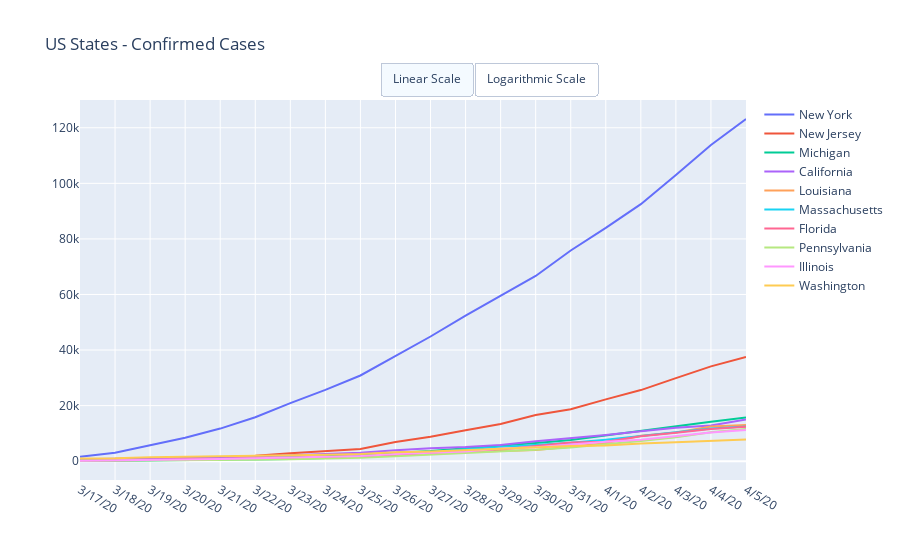

Write notebook code for a chart like this one.
### Markdown cell above
# US State by State Data

### Code cell
dfUSConfirmedTop = dfConfirmedUSStates.sort_values(dfConfirmedUSStates.columns[-1], ascending=False).head(10)

data = [{
    'x': row[1].index[-DEFAULT_DAYS:],
    'y': row[1].values[-DEFAULT_DAYS:],
    'name': row[0]
}  for row in dfUSConfirmedTop.iterrows()]

layout = dict(title = 'US States - Confirmed Cases', updatemenus=LogLinearScale)
py.iplot(dict(data=data, layout=layout))
dfUSConfirmedTop = dfUSConfirmedTop[dfUSConfirmedTop.columns[-DEFAULT_DAYS:]]
dfUSConfirmedTop['percent_of_total'] = dfConfirmedUSStates[dfConfirmedUSStates.columns[-1]]/sum(dfConfirmedUSStates[dfConfirmedUSStates.columns[-1]])

colFormats = dict.fromkeys(list(a for a in dfUSConfirmedTop.columns[1:]), IntegerFormatter)
colFormats['percent_of_total'] = PercentFormatter
dfUSConfirmedTop.style.format(colFormats)

### Figure 1 — Plotly figure (JSON) as saved in the notebook; plotly's stock layout.template omitted (floating-point values rounded to 4 significant figures)
{"data": [{"name": "New York", "type": "scatter", "x": ["3/17/20", "3/18/20", "3/19/20", "3/20/20", "3/21/20", "3/22/20", "3/23/20", "3/24/20", "3/25/20", "3/26/20", "3/27/20", "3/28/20", "3/29/20", "3/30/20", "3/31/20", "4/1/20", "4/2/20", "4/3/20", "4/4/20", "4/5/20"], "y": [1578, 3038, 5704, 8403, 11727, 15800, 20884, 25681, 30841, 37877, 44876, 52410, 59648, 66663, 75833, 83948, 92506, 102987, 113833, 123160]}, {"name": "New Jersey", "type": "scatter", "x": ["3/17/20", "3/18/20", "3/19/20", "3/20/20", "3/21/20", "3/22/20", "3/23/20", "3/24/20", "3/25/20", "3/26/20", "3/27/20", "3/28/20", "3/29/20", "3/30/20", "3/31/20", "4/1/20", "4/2/20", "4/3/20", "4/4/20", "4/5/20"], "y": [250, 397, 741, 890, 1327, 1914, 2844, 3675, 4402, 6876, 8825, 11124, 13386, 16636, 18696, 22255, 25590, 29895, 34124, 37505]}, {"name": "Michigan", "type": "scatter", "x": ["3/17/20", "3/18/20", "3/19/20", "3/20/20", "3/21/20", "3/22/20", "3/23/20", "3/24/20", "3/25/20", "3/26/20", "3/27/20", "3/28/20", "3/29/20", "3/30/20", "3/31/20", "4/1/20", "4/2/20", "4/3/20", "4/4/20", "4/5/20"], "y": [63, 119, 259, 402, 540, 1035, 1329, 1793, 2296, 2845, 3634, 4650, 5488, 6498, 7615, 9315, 10791, 12744, 14225, 15718]}, {"name": "California", "type": "scatter", "x": ["3/17/20", "3/18/20", "3/19/20", "3/20/20", "3/21/20", "3/22/20", "3/23/20", "3/24/20", "3/25/20", "3/26/20", "3/27/20", "3/28/20", "3/29/20", "3/30/20", "3/31/20", "4/1/20", "4/2/20", "4/3/20", "4/4/20", "4/5/20"], "y": [700, 828, 1005, 1243, 1405, 1646, 2108, 2538, 2998, 3899, 4657, 5095, 5852, 7138, 8210, 9399, 10773, 12004, 12837, 15034]}, {"name": "Louisiana", "type": "scatter", "x": ["3/17/20", "3/18/20", "3/19/20", "3/20/20", "3/21/20", "3/22/20", "3/23/20", "3/24/20", "3/25/20", "3/26/20", "3/27/20", "3/28/20", "3/29/20", "3/30/20", "3/31/20", "4/1/20", "4/2/20", "4/3/20", "4/4/20", "4/5/20"], "y": [196, 257, 392, 537, 763, 837, 1172, 1388, 1795, 2304, 2744, 3315, 3540, 4025, 5237, 6424, 9159, 10297, 12496, 13010]}, {"name": "Massachusetts", "type": "scatter", "x": ["3/17/20", "3/18/20", "3/19/20", "3/20/20", "3/21/20", "3/22/20", "3/23/20", "3/24/20", "3/25/20", "3/26/20", "3/27/20", "3/28/20", "3/29/20", "3/30/20", "3/31/20", "4/1/20", "4/2/20", "4/3/20", "4/4/20", "4/5/20"], "y": [217, 252, 328, 413, 523, 640, 777, 1159, 1838, 2417, 3240, 4257, 4955, 5752, 6620, 7738, 8966, 10402, 11736, 12500]}, {"name": "Florida", "type": "scatter", "x": ["3/17/20", "3/18/20", "3/19/20", "3/20/20", "3/21/20", "3/22/20", "3/23/20", "3/24/20", "3/25/20", "3/26/20", "3/27/20", "3/28/20", "3/29/20", "3/30/20", "3/31/20", "4/1/20", "4/2/20", "4/3/20", "4/4/20", "4/5/20"], "y": [190, 306, 331, 440, 763, 1004, 1227, 1412, 1682, 2357, 2900, 3763, 4246, 5473, 6741, 6956, 9008, 10268, 11545, 12350]}, {"name": "Pennsylvania", "type": "scatter", "x": ["3/17/20", "3/18/20", "3/19/20", "3/20/20", "3/21/20", "3/22/20", "3/23/20", "3/24/20", "3/25/20", "3/26/20", "3/27/20", "3/28/20", "3/29/20", "3/30/20", "3/31/20", "4/1/20", "4/2/20", "4/3/20", "4/4/20", "4/5/20"], "y": [112, 155, 206, 311, 399, 509, 698, 946, 1260, 1795, 2345, 2845, 3432, 4155, 4963, 6009, 7268, 8570, 10444, 11589]}, {"name": "Illinois", "type": "scatter", "x": ["3/17/20", "3/18/20", "3/19/20", "3/20/20", "3/21/20", "3/22/20", "3/23/20", "3/24/20", "3/25/20", "3/26/20", "3/27/20", "3/28/20", "3/29/20", "3/30/20", "3/31/20", "4/1/20", "4/2/20", "4/3/20", "4/4/20", "4/5/20"], "y": [161, 272, 422, 585, 753, 1049, 1285, 1537, 1865, 2538, 3024, 3491, 4596, 5056, 5994, 6980, 7695, 8904, 10357, 11259]}, {"name": "Washington", "type": "scatter", "x": ["3/17/20", "3/18/20", "3/19/20", "3/20/20", "3/21/20", "3/22/20", "3/23/20", "3/24/20", "3/25/20", "3/26/20", "3/27/20", "3/28/20", "3/29/20", "3/30/20", "3/31/20", "4/1/20", "4/2/20", "4/3/20", "4/4/20", "4/5/20"], "y": [955, 1022, 1374, 1524, 1793, 1997, 2221, 2328, 2591, 3207, 3477, 4030, 4465, 4923, 5432, 5608, 6389, 6846, 7247, 7825]}], "layout": {"title": {"text": "US States - Confirmed Cases"}, "updatemenus": [{"active": 0, "buttons": [{"args": [{"visible": [true, true]}, {"yaxis": {"type": "linear"}}], "label": "Linear Scale", "method": "update"}, {"args": [{"visible": [true, true]}, {"yaxis": {"type": "log"}}], "label": "Logarithmic Scale", "method": "update"}], "direction": "right", "type": "buttons", "x": 0.45, "xanchor": "left", "y": 1.1, "yanchor": "top"}]}}
